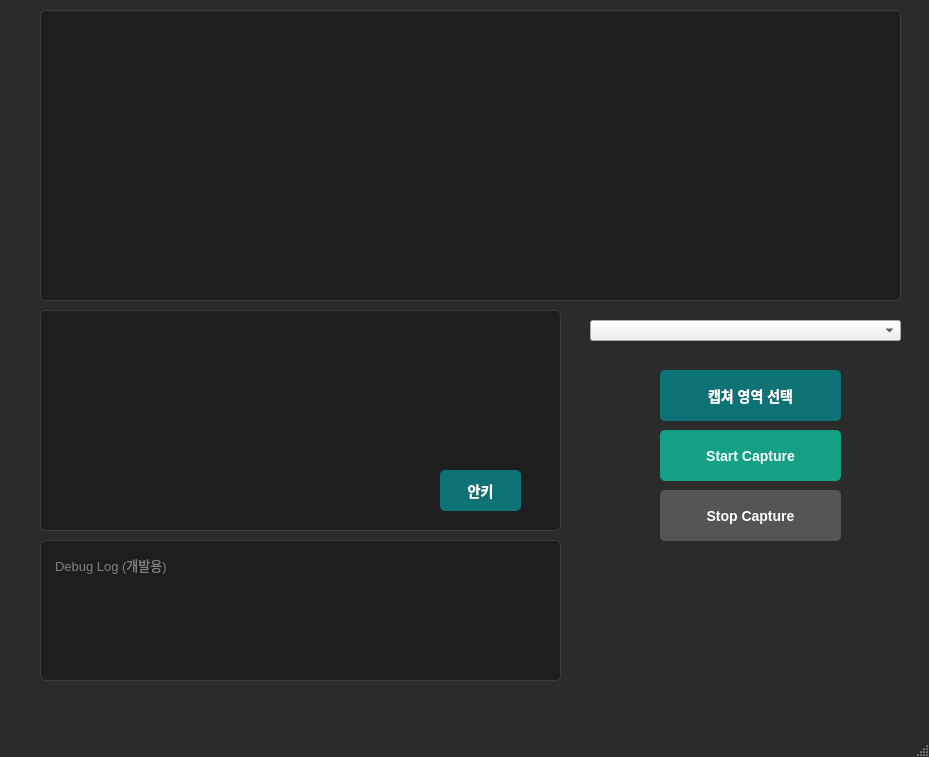
<?xml version="1.0" encoding="UTF-8"?>
<ui version="4.0">
 <class>MainWindow</class>
 <widget class="QMainWindow" name="MainWindow">
  <property name="geometry">
   <rect>
    <x>0</x>
    <y>0</y>
    <width>929</width>
    <height>757</height>
   </rect>
  </property>
  <property name="windowTitle">
   <string>MainWindow</string>
  </property>
  <property name="styleSheet">
   <string notr="true">/* 다크 테마 */
QMainWindow {
    background-color: #2b2b2b;
}

QListWidget {
    background-color: #1e1e1e;
    color: #ffffff;
    border: 1px solid #3c3c3c;
    border-radius: 5px;
    padding: 5px;
    font-size: 14px;
}

QListWidget::item:hover {
    background-color: #3c3c3c;
}

QListWidget::item:selected {
    background-color: #0d7377;
    color: white;
}

QTextEdit {
    background-color: #1e1e1e;
    color: #e0e0e0;
    border: 1px solid #3c3c3c;
    border-radius: 5px;
    padding: 10px;
    font-family: &quot;Yu Gothic&quot;, &quot;Meiryo&quot;;
    font-size: 13px;
}

QPushButton {
    background-color: #0d7377;
    color: white;
    border: none;
    border-radius: 5px;
    padding: 10px 20px;
    font-size: 14px;
    font-weight: bold;
}

QPushButton:hover {
    background-color: #14a085;
}

QPushButton:pressed {
    background-color: #0a5a5d;
}</string>
  </property>
  <widget class="QWidget" name="centralwidget">
   <property name="styleSheet">
    <string notr="true">/* 다크 테마 */
QMainWindow {
    background-color: #2b2b2b;
}

QListWidget {
    background-color: #1e1e1e;
    color: #ffffff;
    border: 1px solid #3c3c3c;
    border-radius: 5px;
    padding: 5px;
    font-size: 14px;
}

QListWidget::item:hover {
    background-color: #3c3c3c;
}

QListWidget::item:selected {
    background-color: #0d7377;
    color: white;
}

QTextEdit {
    background-color: #1e1e1e;
    color: #e0e0e0;
    border: 1px solid #3c3c3c;
    border-radius: 5px;
    padding: 10px;
    font-family: &quot;Yu Gothic&quot;, &quot;Meiryo&quot;;
    font-size: 13px;
}

QPushButton {
    background-color: #0d7377;
    color: white;
    border: none;
    border-radius: 5px;
    padding: 10px 20px;
    font-size: 14px;
    font-weight: bold;
}

QPushButton:hover {
    background-color: #14a085;
}

QPushButton:pressed {
    background-color: #0a5a5d;
}</string>
   </property>
   <widget class="QListWidget" name="sentenceListWidget">
    <property name="geometry">
     <rect>
      <x>40</x>
      <y>10</y>
      <width>861</width>
      <height>291</height>
     </rect>
    </property>
    <property name="visible">
     <bool>false</bool>
    </property>
   </widget>
   <widget class="QTextEdit" name="dictionaryTextEdit">
    <property name="geometry">
     <rect>
      <x>40</x>
      <y>310</y>
      <width>521</width>
      <height>221</height>
     </rect>
    </property>
   </widget>
   <widget class="QTextEdit" name="debugLogTextEdit">
    <property name="geometry">
     <rect>
      <x>40</x>
      <y>540</y>
      <width>521</width>
      <height>141</height>
     </rect>
    </property>
    <property name="readOnly">
     <bool>true</bool>
    </property>
    <property name="placeholderText">
     <string>Debug Log (개발용)</string>
    </property>
   </widget>
   <widget class="QPushButton" name="ankiButton">
    <property name="geometry">
     <rect>
      <x>440</x>
      <y>470</y>
      <width>81</width>
      <height>41</height>
     </rect>
    </property>
    <property name="text">
     <string>안키</string>
    </property>
   </widget>
   <widget class="QComboBox" name="processComboBox">
    <property name="geometry">
     <rect>
      <x>590</x>
      <y>320</y>
      <width>311</width>
      <height>21</height>
     </rect>
    </property>
   </widget>
   <widget class="QPushButton" name="selectRoiButton">
    <property name="geometry">
     <rect>
      <x>660</x>
      <y>370</y>
      <width>181</width>
      <height>51</height>
     </rect>
    </property>
    <property name="text">
     <string>캡쳐 영역 선택</string>
    </property>
   </widget>
   <widget class="QPushButton" name="startCaptureButton">
    <property name="geometry">
     <rect>
      <x>660</x>
      <y>430</y>
      <width>181</width>
      <height>51</height>
     </rect>
    </property>
    <property name="styleSheet">
     <string notr="true">
      QPushButton {
        background-color: #14a085;
        color: white;
        font-weight: bold;
      }
      QPushButton:hover {
        background-color: #0d7377;
      }
      QPushButton:disabled {
        background-color: #555555;
      }
     </string>
    </property>
    <property name="text">
     <string>Start Capture</string>
    </property>
   </widget>
   <widget class="QPushButton" name="stopCaptureButton">
    <property name="enabled">
     <bool>false</bool>
    </property>
    <property name="geometry">
     <rect>
      <x>660</x>
      <y>490</y>
      <width>181</width>
      <height>51</height>
     </rect>
    </property>
    <property name="styleSheet">
     <string notr="true">
      QPushButton {
        background-color: #c0392b;
        color: white;
        font-weight: bold;
      }
      QPushButton:hover {
        background-color: #e74c3c;
      }
      QPushButton:disabled {
        background-color: #555555;
      }
     </string>
    </property>
    <property name="text">
     <string>Stop Capture</string>
    </property>
   </widget>
  </widget>
  <widget class="QMenuBar" name="menubar">
   <property name="geometry">
    <rect>
     <x>0</x>
     <y>0</y>
     <width>929</width>
     <height>33</height>
    </rect>
   </property>
  </widget>
  <widget class="QStatusBar" name="statusbar"/>
 </widget>
 <resources/>
 <connections/>
</ui>
